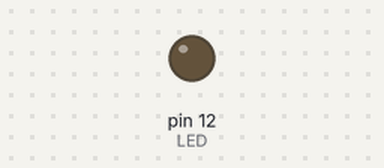
A program run on a simulated Raspberry Pi (header pin numbers). Shown: output pins drawn as LEDs (lit = HIGH).

Above: at 0.05 s.
At 7.05 s:
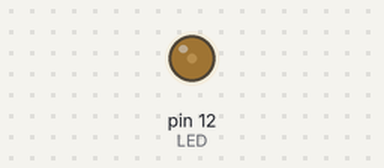
At 8.25 s:
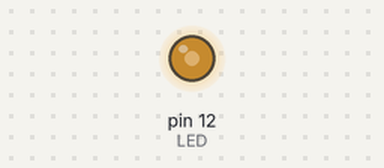
At 9.5 s:
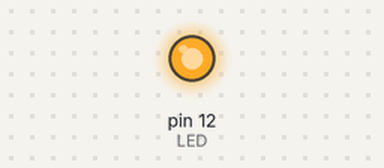
Timing chart, 0 to 12.4 s (numbered marks = the images above):
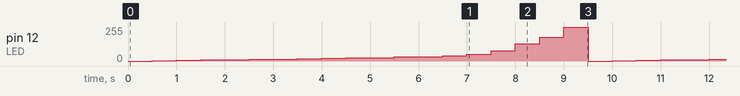

The program:

pwm1.py
```python
import RPi.GPIO as GPIO #import Raspberry pi GPIO library
import time

LED=12

GPIO.setwarnings(False)
GPIO.setmode(GPIO.BOARD)  #Use physical pin numbering

GPIO.setup(LED, GPIO.OUT,initial=GPIO.LOW)

Duty_ratio=[0,1,2,3,4,5,6,7,8,9,10,12,13,15,20,30,50,70,100]

PWM_LED=GPIO.PWM(LED, 500)
PWM_LED.start(0)

try:
    while True:
        for val in Duty_ratio:
            PWM_LED.ChangeDutyCycle(val)
            time.sleep(0.5)

finally:
    PWM_LED.stop()
    GPIO.cleanup()
```
